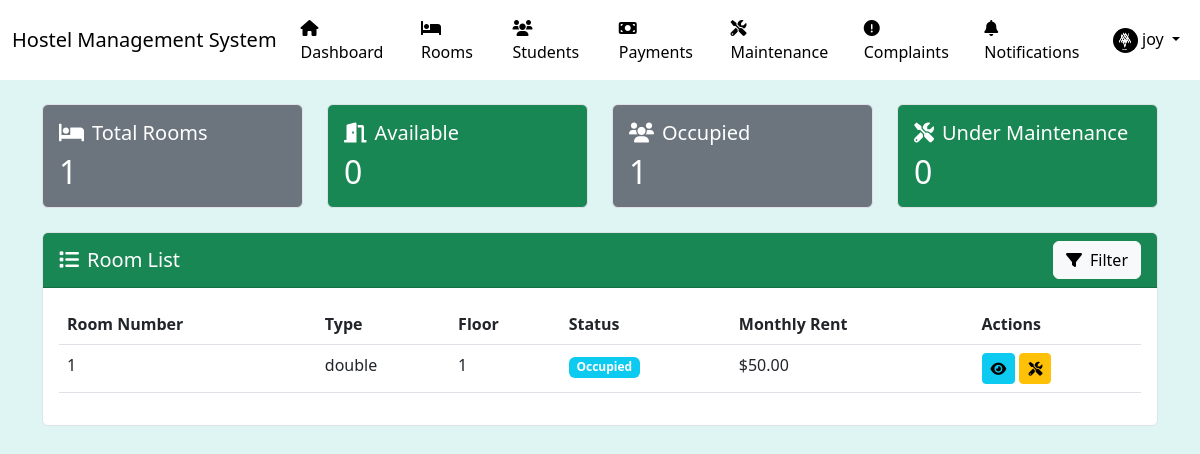
Page /rooms/ (signed in) on the committed database.
### users/models.py (models this page shows, shortened)
class User(AbstractUser):
    USER_TYPE_CHOICES = (
        ('admin', 'Administrator'),
        ('staff', 'Staff'),
        ('student', 'Student'),
        ('parent', 'Parent/Guardian'),
    )
    THEME_CHOICES = (
        ('light', 'Light'),
        ('dark', 'Dark'),
    )
    user_type = models.CharField(max_length=20, choices=USER_TYPE_CHOICES, default='student')
    phone_number = models.CharField(max_length=15, blank=True)
    address = models.TextField(blank=True)
    profile_picture = models.ImageField(upload_to='profile_pics/', blank=True, null=True)
    date_of_birth = models.DateField(null=True, blank=True)
    emergency_contact = models.CharField(max_length=15, blank=True)
    theme_preference = models.CharField(max_length=10, choices=THEME_CHOICES, default='light')
    created_at = models.DateTimeField(auto_now_add=True)
    updated_at = models.DateTimeField(auto_now=True)
    class Meta:
        verbose_name = 'User'
        verbose_name_plural = 'Users'
    def is_admin(self):
        return self.user_type == 'admin'

### rooms/models.py (models this page shows, shortened)
class Room(models.Model):
    ROOM_TYPE_CHOICES = (
        ('single', 'Single'),
        ('double', 'Double'),
        ('triple', 'Triple'),
        ('quad', 'Quad'),
    )
    ROOM_STATUS_CHOICES = (
        ('available', 'Available'),
        ('occupied', 'Occupied'),
        ('maintenance', 'Under Maintenance'),
        ('reserved', 'Reserved'),
    )
    room_number = models.CharField(max_length=10, unique=True)
    floor = models.PositiveIntegerField()
    room_type = models.CharField(max_length=10, choices=ROOM_TYPE_CHOICES)
    capacity = models.PositiveIntegerField()
    current_occupancy = models.PositiveIntegerField(default=0)
    status = models.CharField(max_length=20, choices=ROOM_STATUS_CHOICES, default='available')
    monthly_rent = models.DecimalField(max_digits=8, decimal_places=2)
    description = models.TextField(blank=True)
    amenities = models.JSONField(default=dict)
    created_at = models.DateTimeField(auto_now_add=True)
    updated_at = models.DateTimeField(auto_now=True)
    class Meta:
        verbose_name = 'Room'
        verbose_name_plural = 'Rooms'
        ordering = ['floor', 'room_number']

### rooms/views.py (the view)
# urls.py: path('rooms/', room_views.room_list, name='room_list'),
@login_required
def room_list(request):
    rooms = Room.objects.all()
    context = {
        'rooms': rooms,
        'total_rooms': rooms.count(),
        'available_rooms': rooms.filter(status='available').count(),
        'occupied_rooms': rooms.filter(status='occupied').count(),
        'maintenance_rooms': rooms.filter(status='maintenance').count(),
    }
    return render(request, 'rooms/room_list.html', context)

### core/templatetags/notification_tags.py (called while the page is built)
@register.simple_tag
def get_unread_notifications_count(user):
    return Notification.objects.filter(recipients=user).exclude(read_by=user).count()

### templates/rooms/room_list.html (shortened to what this page needs)
{% extends 'base.html' %}
{% block content %}
<div class="row mb-4">
    <div class="col-md-3">
        <div class="card bg-secondary text-white myid ">
            <div class="card-body">
                <h5 class="card-title"><i class="fas fa-bed me-2"></i>Total Rooms</h5>
                <h2 class="card-text">{{ total_rooms }}</h2>
            </div>
        </div>
    </div>
    <div class="col-md-3">
        <div class="card bg-success text-white myid">
            <div class="card-body">
                <h5 class="card-title"><i class="fas fa-door-open me-2"></i>Available</h5>
                <h2 class="card-text">{{ available_rooms }}</h2>
            </div>
        </div>
    </div>
    <div class="col-md-3">
        <div class="card bg-secondary text-white myid">
            <div class="card-body">
                <h5 class="card-title"><i class="fas fa-users me-2"></i>Occupied</h5>
                <h2 class="card-text">{{ occupied_rooms }}</h2>
            </div>
        </div>
    </div>
    <div class="col-md-3">
        <div class="card bg-success text-white myid">
            <div class="card-body">
                <h5 class="card-title"><i class="fas fa-tools me-2"></i>Under Maintenance</h5>
                <h2 class="card-text">{{ maintenance_rooms }}</h2>
            </div>
        </div>
    </div>
</div>
<div class="card">
    <div class="card-header bg-success text-white d-flex justify-content-between align-items-center">
        <h5 class="mb-0"><i class="fas fa-list me-2"></i>Room List</h5>
        <button class="btn btn-light" data-bs-toggle="modal" data-bs-target="#filterModal">
            <i class="fas fa-filter me-2"></i>Filter
        </button>
    </div>
    <div class="card-body">
        <div class="table-responsive">
            <table class="table table-hover">
                <thead>
                    <tr>
                        <th>Room Number</th>
                        <th>Type</th>
                        <th>Floor</th>
                        <th>Status</th>
                        <th>Monthly Rent</th>
                        <th>Actions</th>
                    </tr>
                </thead>
                <tbody>
                    {% for room in rooms %}
                    <tr>
                        <td>{{ room.room_number }}</td>
                        <td>{{ room.room_type }}</td>
                        <td>{{ room.floor }}</td>
                        <td>
                            <span class="badge {% if room.status == 'available' %}bg-success
                                           {% elif room.status == 'occupied' %}bg-info
                                           {% else %}bg-warning{% endif %}">
                                {{ room.status|title }}
                            </span>
                        </td>
                        <td>${{ room.monthly_rent }}</td>
                        <td>
                            <a href="{% url 'room_detail' room.id %}" class="btn btn-sm btn-info">
                                <i class="fas fa-eye"></i>
                            </a>
                            <a href="{% url 'report_maintenance' room.id %}" class="btn btn-sm btn-warning">
                                <i class="fas fa-tools"></i>
                            </a>
                        </td>
                    </tr>
                    {% empty %}
                    <tr>
                        <td colspan="6" class="text-center">No rooms available</td>
                    </tr>
                    {% endfor %}
                </tbody>
            </table>
        </div>
    </div>
</div>
{% endblock %}

### templates/base.html (shortened to what this page needs)
<!DOCTYPE html>
<html lang="en" data-theme="{{ user.theme_preference|default:'light' }}">
<head>
    <link href="https://cdn.jsdelivr.net/npm/bootstrap@5.3.0/dist/css/bootstrap.min.css" rel="stylesheet">
    <link href="https://cdnjs.cloudflare.com/ajax/libs/font-awesome/6.0.0/css/all.min.css" rel="stylesheet">
</head>
<body>
    {% if user.is_authenticated %}
    <nav class="navbar navbar-expand-lg navbar-light navbar-custom">
        <div class="container-fluid">
            <a class="navbar-brand" href="{% url 'dashboard' %}">Hostel Management System</a>
            <div class="collapse navbar-collapse" id="navbarNav">
                <ul class="navbar-nav me-auto">
                    {% if user.is_admin %}
                    <li class="nav-item">
                        <a class="nav-link" href="{% url 'dashboard' %}"><i class="fas fa-home"></i> Dashboard</a>
                    </li>
                    {% endif %}
                    <li class="nav-item">
                        <a class="nav-link" href="{% url 'room_list' %}"><i class="fas fa-bed"></i> Rooms</a>
                    </li>
                    <li class="nav-item">
                        <a class="nav-link" href="{% url 'student_list' %}"><i class="fas fa-users"></i> Students</a>
                    </li>
                    {% if user.is_admin %}
                    <li class="nav-item">
                        <a class="nav-link" href="{% url 'payment_list' %}"><i class="fas fa-money-bill"></i> Payments</a>
                    </li>
                    {% endif %}
                    <li class="nav-item">
                        <a class="nav-link" href="{% url 'maintenance_list' %}"><i class="fas fa-tools"></i> Maintenance</a>
                    </li>
                    <li class="nav-item">
                        <a class="nav-link" href="{% url 'complaint_list' %}"><i class="fas fa-exclamation-circle"></i> Complaints</a>
                    </li>
                    <li class="nav-item">
                        <a class="nav-link" href="{% url 'notification_list' %}">
                            <i class="fas fa-bell"></i> Notifications
                            {% load notification_tags %}
                            {% get_unread_notifications_count request.user as unread_count %}
                        </a>
                    </li>
                </ul>
                <ul class="navbar-nav">
                    <li class="nav-item dropdown">
                        <a class="nav-link dropdown-toggle" href="#" id="navbarDropdown" role="button" data-bs-toggle="dropdown">
                            {% if user.profile_picture %}
                                <img src="{{ user.profile_picture.url }}" alt="{{ user.username }}" class="rounded-circle" width="25" height="25">
                            {% else %}
                                <i class="fas fa-user"></i>
                            {% endif %}
                            {{ user.username }}
                        </a>
                    </li>
                </ul>
            </div>
        </div>
    </nav>
    {% endif %}
    <div class="container mt-4">
        {% block content %}{% endblock %}
    </div>
</body>
</html>

### templates/base.html (style rules this page uses)
:root[data-theme="light"] { --bg-color: #dff5f3; --text-color: #000000; --navbar-bg: #ffffff; --card-bg: #ffffff; --border-color: #dee2e6; --nav-text-color: #000000; --link-color: #000000; --link-hover-color: #333333; --input-bg: #ffffff; --input-text: #000000; --input-placeholder: #6c757d; }
body { background: var(--bg-color); color: var(--text-color); }
.navbar-custom { background-color: var(--navbar-bg) !important; position: relative; z-index: 1030; }
.navbar-custom .navbar-brand, .navbar-custom .nav-link, .navbar-custom .navbar-text { color: var(--nav-text-color) !important; }
.card { background-color: var(--card-bg); border-color: var(--border-color); color: var(--text-color); }
.myid { transform: scale(1); }

### rows in the picture
User: profile_picture (picture), username "joy"
Room: room_number "1", room_type "double", floor "1", status "Occupied", monthly_rent "50.00"

### other values in the picture
{{ total_rooms }} "1"
{{ available_rooms }} "0"
{{ occupied_rooms }} "1"
{{ maintenance_rooms }} "0"
